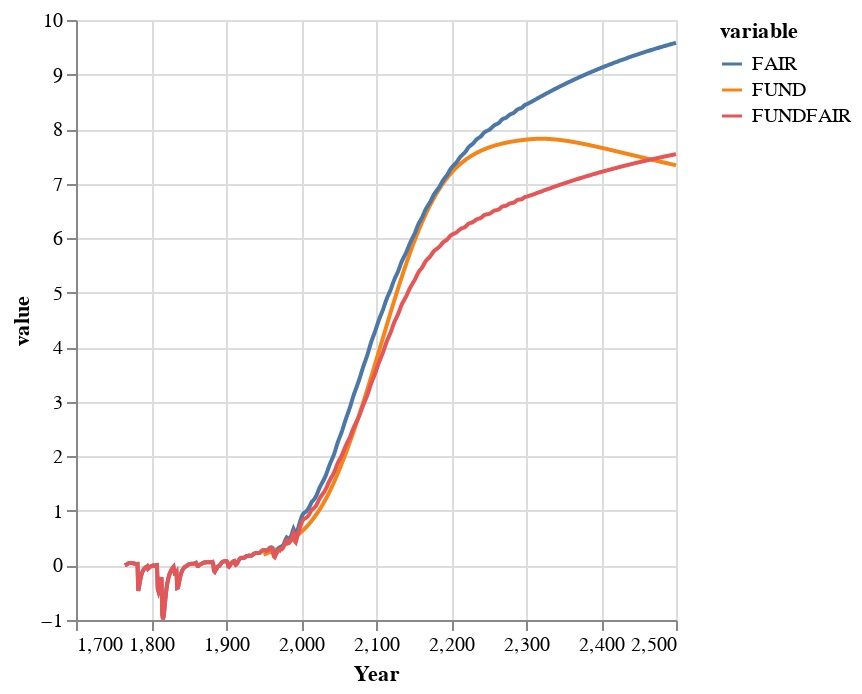

Notebook code for this chart:
### Code cell
df = DataFrame(
    :Year => Mimi.time_labels(m),
    :FUND => fundvals,
    :FAIR => fairvals,
    :FUNDFAIR => fundfairvals
)

stack(df, [:FUND, :FAIR, :FUNDFAIR]) |> 

@vlplot(
    :line, 
    x = :Year,
    y = :value,
    color = :variable
)

### Figure 1 — Vega-Lite specification as saved in the notebook (floating-point values rounded to 4 significant figures; data arrays with more than 128 entries replaced by an {"elided": "..."} marker saying what was removed)
{"data": {"values": {"elided": "2208 records"}}, "encoding": {"color": {"field": "variable", "type": "nominal"}, "x": {"field": "Year", "type": "quantitative"}, "y": {"field": "value", "type": "quantitative"}}, "mark": "line"}
